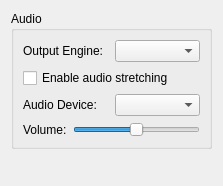
<?xml version="1.0" encoding="UTF-8"?>

<ui version="4.0">
 <class>ConfigureAudio</class>
 <widget class="QWidget" name="ConfigureAudio">
  <property name="geometry">
   <rect>
    <x>0</x>
    <y>0</y>
    <width>223</width>
    <height>186</height>
   </rect>
  </property>
  <layout class="QVBoxLayout">
   <item>
    <widget class="QGroupBox" name="groupBox">
     <property name="title">
      <string>Audio</string>
     </property>
     <layout class="QVBoxLayout">
      <item>
       <layout class="QHBoxLayout">
        <item>
         <widget class="QLabel" name="label">
          <property name="text">
           <string>Output Engine:</string>
          </property>
         </widget>
        </item>
        <item>
         <widget class="QComboBox" name="output_sink_combo_box"/>
        </item>
       </layout>
      </item>
      <item>
       <widget class="QCheckBox" name="toggle_audio_stretching">
        <property name="toolTip">
         <string>This post-processing effect adjusts audio speed to match emulation speed and helps prevent audio stutter. This however increases audio latency.</string>
        </property>
        <property name="text">
         <string>Enable audio stretching</string>
        </property>
       </widget>
      </item>
      <item>
       <layout class="QHBoxLayout">
        <item>
         <widget class="QLabel" name="label">
          <property name="text">
           <string>Audio Device:</string>
          </property>
         </widget>
        </item>
        <item>
         <widget class="QComboBox" name="audio_device_combo_box"/>
        </item>
       </layout>
      </item>
      <item>
       <layout class="QHBoxLayout" name="horizontalLayout">
        <item>
         <widget class="QLabel" name="label_2">
          <property name="text">
           <string>Volume:</string>
          </property>
         </widget>
        </item>
        <item>
         <widget class="QSlider" name="volume_slider">
          <property name="maximum">
           <number>10</number>
          </property>
          <property name="pageStep">
           <number>1</number>
          </property>
          <property name="value">
           <number>5</number>
          </property>
          <property name="orientation">
           <enum>Qt::Horizontal</enum>
          </property>
         </widget>
        </item>
       </layout>
      </item>
     </layout>
    </widget>
   </item>
   <item>
    <spacer>
     <property name="orientation">
      <enum>Qt::Vertical</enum>
     </property>
     <property name="sizeHint" stdset="0">
      <size>
       <width>20</width>
       <height>40</height>
      </size>
     </property>
    </spacer>
   </item>
  </layout>
 </widget>
 <resources/>
 <connections/>
</ui>
